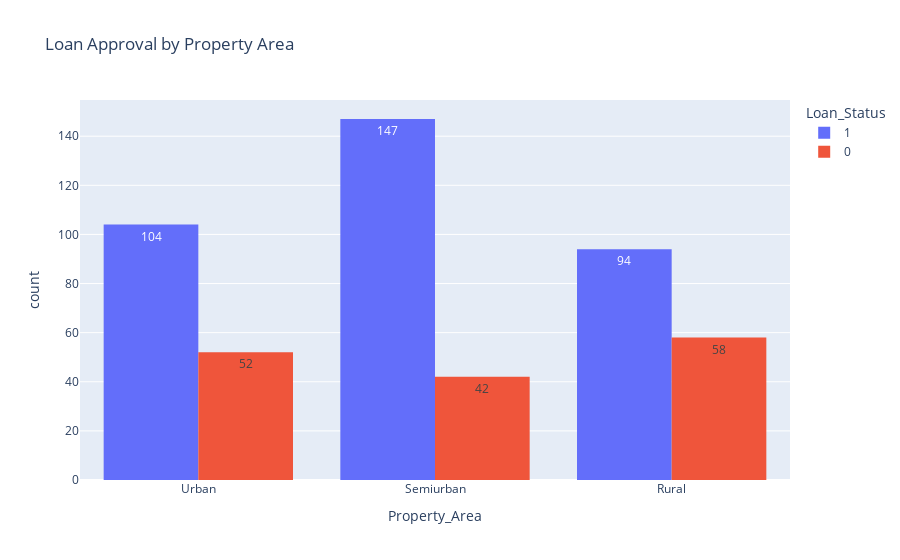

Notebook code for this chart:
### Code cell
# How do Property Areas impact Loan Approval?
px.histogram(df, x="Property_Area", color="Loan_Status", barmode="group", title="Loan Approval by Property Area",text_auto=True)

### Figure 1 — Plotly figure (JSON) as saved in the notebook; plotly's stock layout.template omitted (floating-point values rounded to 4 significant figures; data arrays with more than 128 entries replaced by an {"elided": "..."} marker saying what was removed)
{"data": [{"alignmentgroup": "True", "bingroup": "x", "hovertemplate": "Loan_Status=1<br>Property_Area=%{x}<br>count=%{y}<extra></extra>", "legendgroup": "1", "marker": {"color": "#636efa", "pattern": {"shape": ""}}, "name": "1", "offsetgroup": "1", "orientation": "v", "showlegend": true, "texttemplate": "%{value}", "type": "histogram", "x": {"elided": "345 str values"}, "xaxis": "x", "yaxis": "y"}, {"alignmentgroup": "True", "bingroup": "x", "hovertemplate": "Loan_Status=0<br>Property_Area=%{x}<br>count=%{y}<extra></extra>", "legendgroup": "0", "marker": {"color": "#EF553B", "pattern": {"shape": ""}}, "name": "0", "offsetgroup": "0", "orientation": "v", "showlegend": true, "texttemplate": "%{value}", "type": "histogram", "x": {"elided": "152 str values"}, "xaxis": "x", "yaxis": "y"}], "layout": {"autosize": true, "barmode": "group", "legend": {"title": {"text": "Loan_Status"}, "tracegroupgap": 0}, "title": {"text": "Loan Approval by Property Area"}, "xaxis": {"anchor": "y", "autorange": true, "domain": [0, 1], "range": [-0.5, 2.5], "title": {"text": "Property_Area"}, "type": "category"}, "yaxis": {"anchor": "x", "autorange": true, "domain": [0, 1], "range": [0, 154.7], "title": {"text": "count"}}}}
